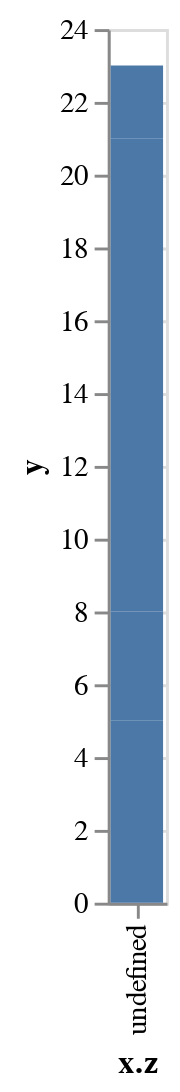

Notebook code for this chart:
### Code cell
import altair as alt
import pandas as pd

data = pd.DataFrame({"x.z": ["A", "B", "C", "D", "E"], "y": [5, 3, 6, 7, 2]})
alt.Chart(data).mark_bar().encode(
    x="x.z",
    y="y",
)

### Figure 1 — Vega-Lite specification as saved in the notebook (floating-point values rounded to 4 significant figures)
{"config": {"view": {"continuousWidth": 300, "continuousHeight": 300}}, "data": {"name": "data-4b80dfe1e92206034e1121f890739567"}, "mark": {"type": "bar"}, "encoding": {"x": {"field": "x.z", "type": "nominal"}, "y": {"field": "y", "type": "quantitative"}}, "$schema": "https://vega.github.io/schema/vega-lite/v5.16.3.json", "datasets": {"data-4b80dfe1e92206034e1121f890739567": [{"x.z": "A", "y": 5}, {"x.z": "B", "y": 3}, {"x.z": "C", "y": 6}, {"x.z": "D", "y": 7}, {"x.z": "E", "y": 2}]}}
